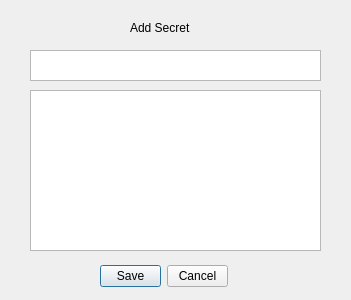
<?xml version="1.0" encoding="UTF-8"?>
<ui version="4.0">
 <class>AddSecretWindow</class>
 <widget class="QWidget" name="AddSecretWindow">
  <property name="geometry">
   <rect>
    <x>0</x>
    <y>0</y>
    <width>351</width>
    <height>300</height>
   </rect>
  </property>
  <property name="windowTitle">
   <string>Form</string>
  </property>
  <widget class="QLabel" name="label">
   <property name="geometry">
    <rect>
     <x>130</x>
     <y>20</y>
     <width>71</width>
     <height>16</height>
    </rect>
   </property>
   <property name="text">
    <string>Add Secret</string>
   </property>
  </widget>
  <widget class="QTextEdit" name="textEdit">
   <property name="geometry">
    <rect>
     <x>30</x>
     <y>90</y>
     <width>291</width>
     <height>161</height>
    </rect>
   </property>
  </widget>
  <widget class="QPlainTextEdit" name="plainTextEdit">
   <property name="geometry">
    <rect>
     <x>30</x>
     <y>50</y>
     <width>291</width>
     <height>31</height>
    </rect>
   </property>
  </widget>
  <widget class="QDialogButtonBox" name="buttonBox">
   <property name="geometry">
    <rect>
     <x>100</x>
     <y>260</y>
     <width>128</width>
     <height>32</height>
    </rect>
   </property>
   <property name="standardButtons">
    <set>QDialogButtonBox::StandardButton::Cancel|QDialogButtonBox::StandardButton::Save</set>
   </property>
  </widget>
 </widget>
 <resources/>
 <connections/>
</ui>
